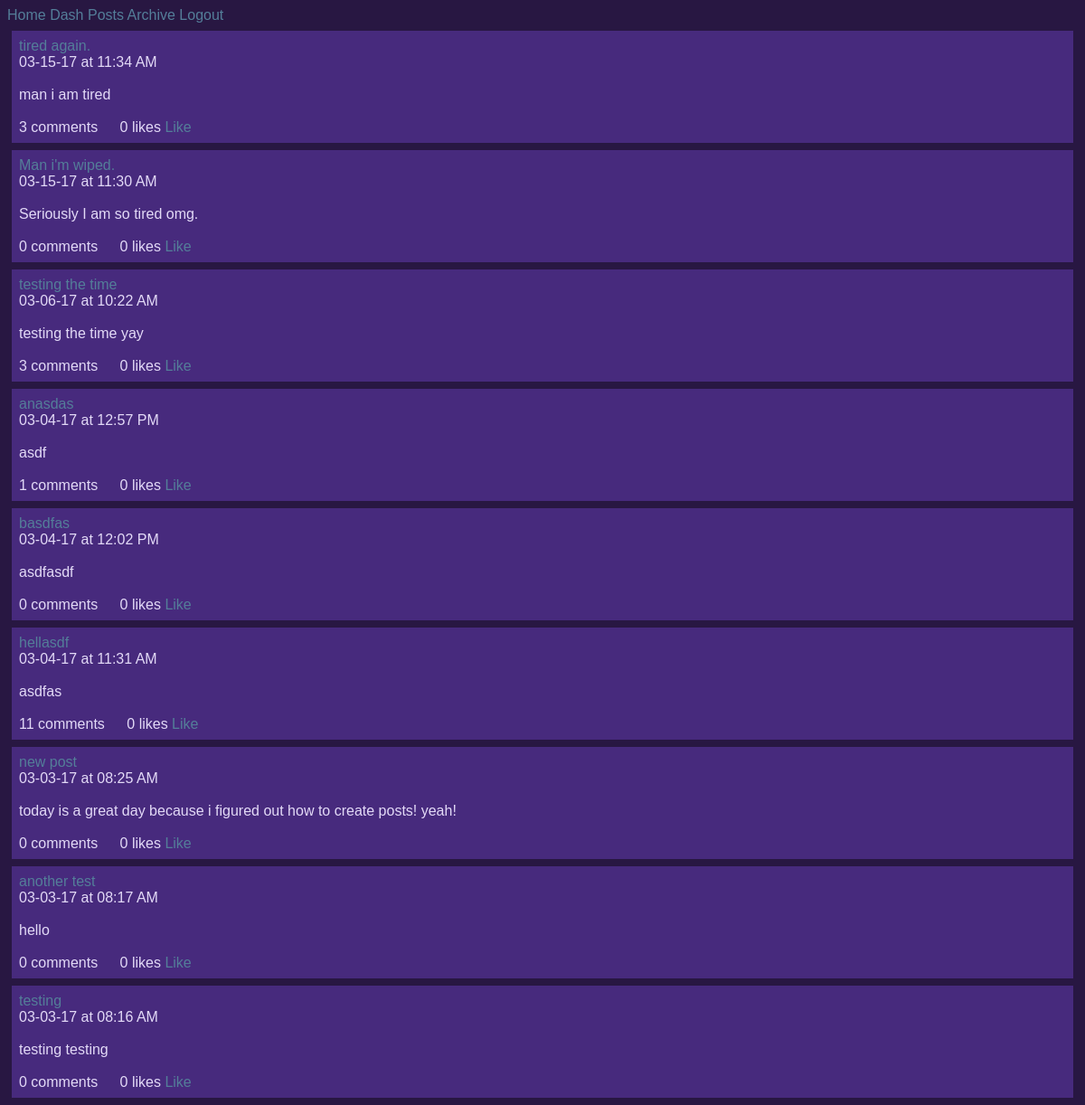
Page /ben/posts/ (signed in) on the earlier database version.
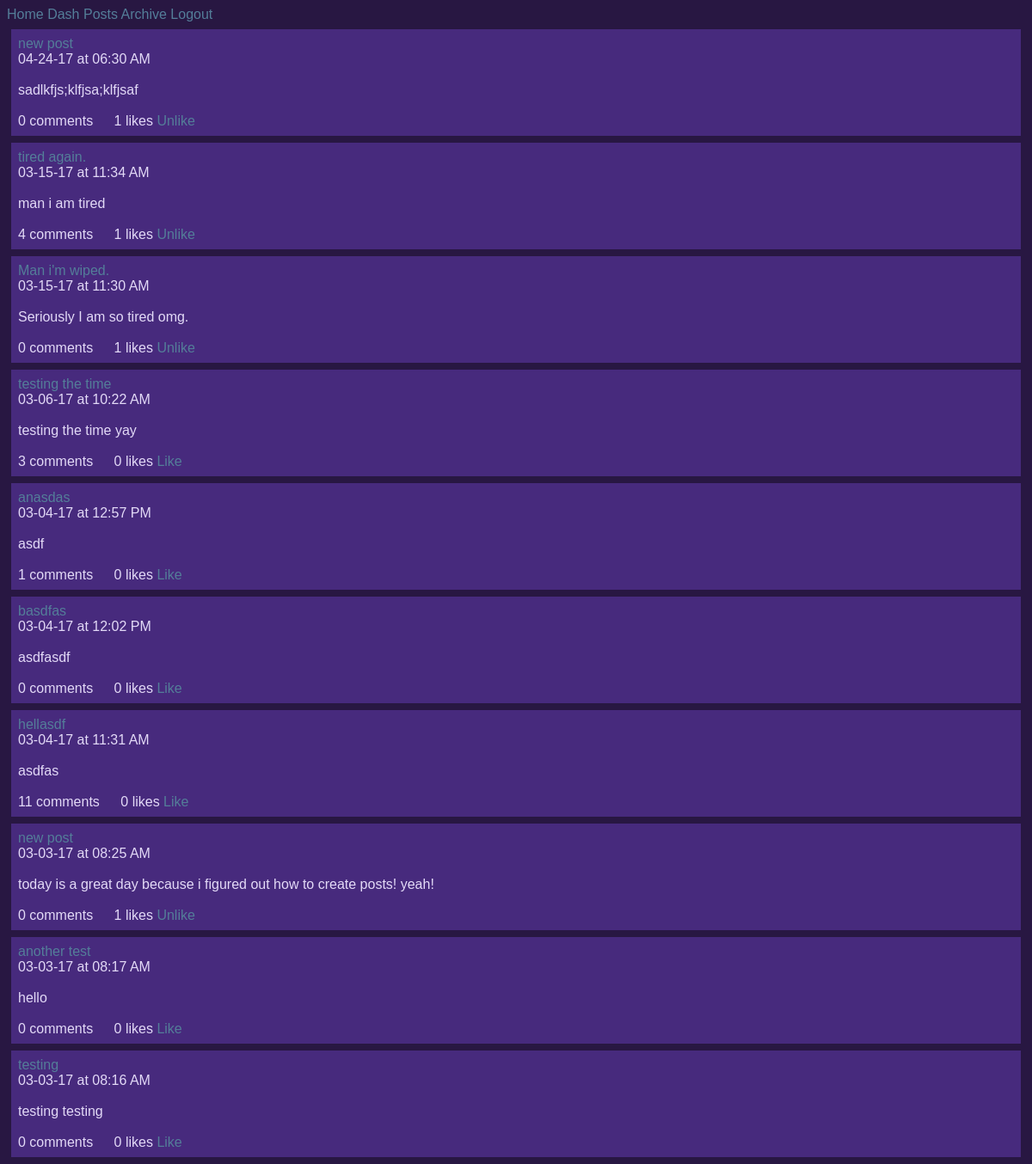
Same page on the later database version.
### posts/models.py (models this page shows)
class Post(models.Model):
        title = models.CharField(max_length=100)
        pub_date = models.DateTimeField('date published', auto_now_add=True)
        body = models.TextField()
        user = models.ForeignKey(User, on_delete=models.CASCADE, null=True)
        def utc_to_local(self, utc_datetime):
	        return utc_datetime.astimezone(tz=None)
        def __str__(self):
	        date = self.utc_to_local(self.pub_date).strftime('%m-%d-%y')
	        time = self.utc_to_local(self.pub_date).strftime('%I:%M %p')
	        return '%s at %s \n\n %s \n\n' % (date, time, self.body)

### comments/models.py (models this page shows)
class Like(models.Model):
	post = models.ForeignKey(Post, on_delete=models.CASCADE, null=True)
	liker = models.ForeignKey(User, on_delete=models.CASCADE, null=True)

### posts/views.py (the view)
def index(request, username):
	try:
		User.objects.get(username=username)
	except:
		return render(request, 'posts/index.html', {'username': None})
	return render(request, 'posts/index.html', {'username': User.objects.get(username=username)})

### posts/templatetags/likes_features.py (called while the page is built)
@register.simple_tag
def toggle_like(user, post):
	if user.like_set.filter(post=post):
		like_text = "Unlike"
	else:
		like_text = "Like"
	return like_text

### posts/templates/posts/index.html (shortened to what this page needs)
{% extends 'Blog/base.html' %}
{% load likes_features %}
{% block content %}
{% if username == None %}
	<h1>"Whoa dude, this user doesn't exist!"</h1>
{% else %}
	{% for post in username.post_set.all reversed %}
		<div class="post">
			<a href={% url 'posts:display-post' username=username post_number=post.id %}>{{ post.title|linebreaksbr }}</a> <br>
			{{ post|linebreaksbr }}
			<span class="comments">
				{{ post.comment_set.count }} comments
			</span>
			<span class="likes" id="like_{{ post.id }}">
				{{ post.like_set.count }} likes
			</span>
			{% if user.is_authenticated %}
			<span>
				<a href={% url 'comments:like' username=post.user.username post=post.id %} class="like-link" id="like_link_{{ post.id }}">
				{% if user.is_authenticated %}
				{% toggle_like request.user post %}
				{% endif %}
				</a>
			</span>
			{% endif %}
		</div>
	{% endfor %}
{% endif %}
{% endblock content%}

### templates/Blog/base.html (shortened to what this page needs)
<!DOCTYPE html>
{% load static %}
<html>
<head>
	<link rel="stylesheet" type="text/css" href="{% static 'Blog/site.css' %}" />
</head>
<body>
	<div class="container">
		<nav>
			<a href={% url 'home:index' %}>Home</a>
			{% if user.is_authenticated %}
			<a href={% url 'dashboard:index' %}>Dash</a>
			<a href={% url 'posts:index' username=user.username %}>Posts</a>
			<a href={% url 'posts:archive' username=user.username %}>Archive</a>
			<a href={% url 'logout' %}>Logout</a>
			{% else %}
			<a href={% url 'login' %}>Login </a>
			<a href={% url 'signup:index' %}>Signup</a>
			{% endif %}
		</nav>
	</div>
	<div class="container">
	{% block content %}
	{% endblock content %}
	</div>
</body>
</html>

### static/Blog/site.css (style rules this page uses)
a:link { text-decoration: none; color: #547E99; }
nav { background-color: #281742; font-family: Arial, Georgia, serif; }
body { color: #E3DAF7; background-color: #281742; font-family: Arial, Georgia, serif; }
.post { background-color: #472A7D; padding: 8px; margin: 8px 5px; }
.comments { padding-right: 20px; color: #E3DAF7; }

Differences in the rows shown:
added Post: title "new post", pub_date+body "04-24-17 at 06:30 AM sadlkfjs;klfjsa;klfjsaf", comment_set.count "0", like_set.count "1", auth_user.id.liker_id "Unlike"
computed for Post "tired again.": comment_set.count "3" → "4"; like_set.count "0" → "1"
computed for Post "Man i'm wiped.": like_set.count "0" → "1"
computed for Post (number 8 of 10 on the later page): like_set.count "0" → "1"
Other differences:
text no longer shown: "Like Like Like"
text now shown: "Unlike Unlike Unlike"
